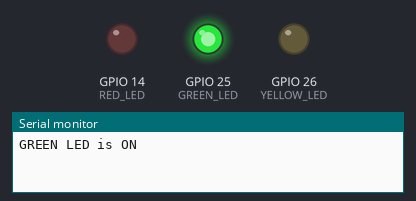
The sketch below on a simulated ESP32. Parts: output pins drawn as LEDs (lit = HIGH), the last lines printed to the serial monitor.

Above: at 0.5 s.
At 1.5 s:
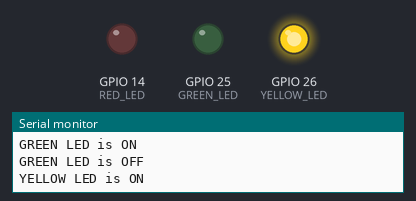
At 2.5 s:
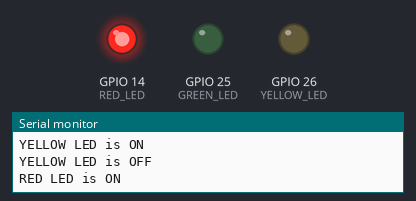
At 3.5 s:
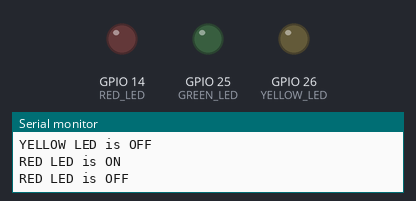
Timing chart, 0 to 5.2 s (numbered marks = the images above):
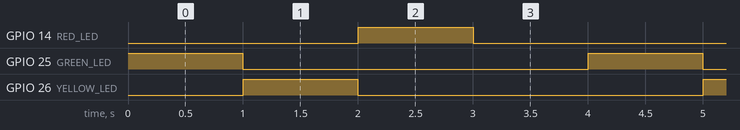

Measured:
- by itself, GPIO 14 (RED_LED), GPIO 25 (GREEN_LED), GPIO 26 (YELLOW_LED): alternates HIGH for 1.0 s and LOW for 3.0 s
- by itself, everything shown: repeats every 4.0 s, in 4 steps

The sketch:

LED_Lights.ino
```cpp
#define GREEN_LED 25   // Green LED (Safe)
#define YELLOW_LED 26  // Yellow LED (Moderate)
#define RED_LED 14     // Red LED (Alert)

void setup() {
    Serial.begin(115200);  // Start Serial Monitor
    pinMode(GREEN_LED, OUTPUT);
    pinMode(YELLOW_LED, OUTPUT);
    pinMode(RED_LED, OUTPUT);
}

void loop() {
    // Test Green LED
    digitalWrite(GREEN_LED, HIGH);
    Serial.println("GREEN LED is ON");
    delay(1000);
    digitalWrite(GREEN_LED, LOW);
    Serial.println("GREEN LED is OFF");

    // Test Yellow LED
    digitalWrite(YELLOW_LED, HIGH);
    Serial.println("YELLOW LED is ON");
    delay(1000);
    digitalWrite(YELLOW_LED, LOW);
    Serial.println("YELLOW LED is OFF");

    // Test Red LED
    digitalWrite(RED_LED, HIGH);
    Serial.println("RED LED is ON");
    delay(1000);
    digitalWrite(RED_LED, LOW);
    Serial.println("RED LED is OFF");

    delay(1000);  // Small delay before repeating
}
```
